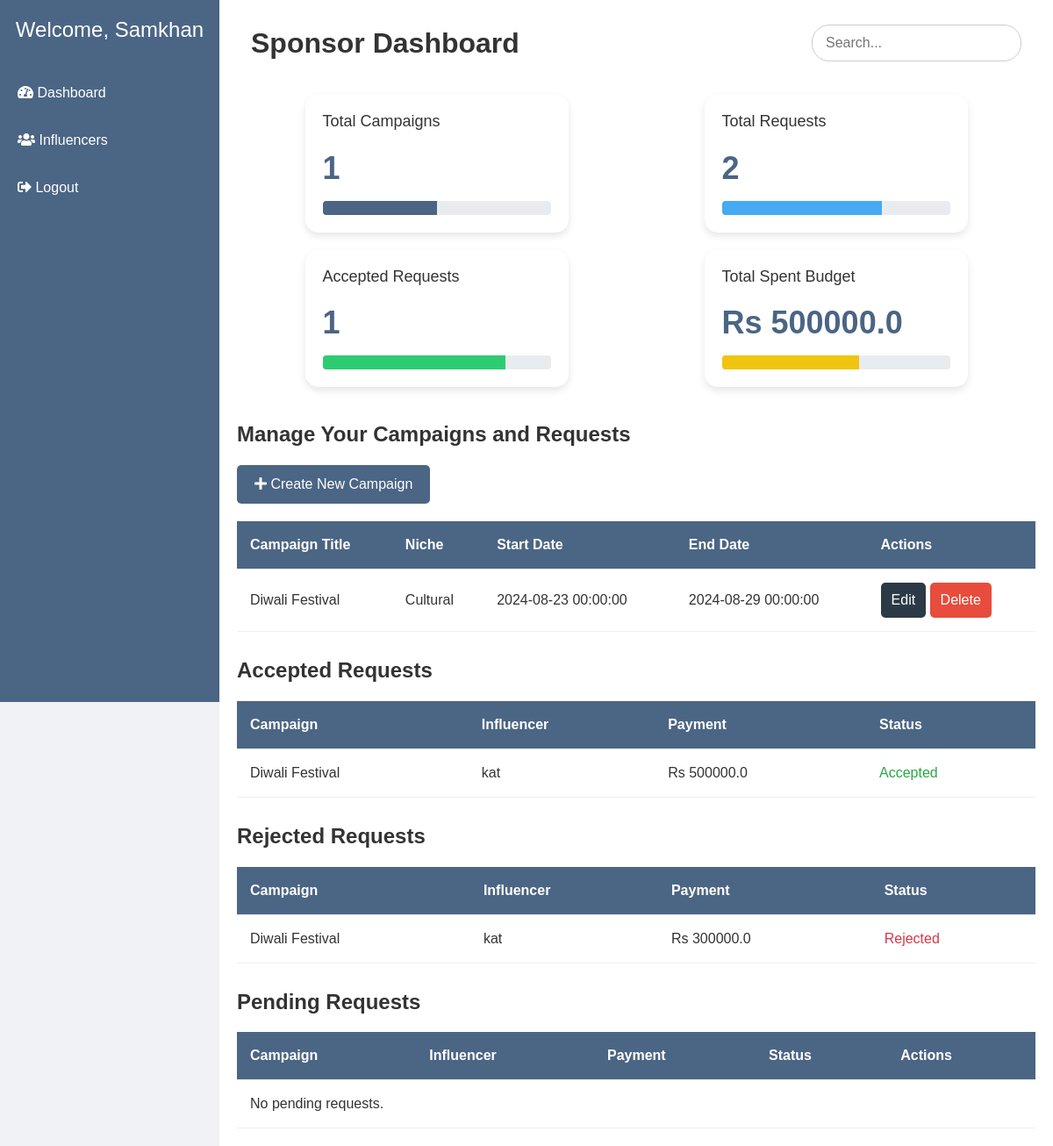
Page /sponsor_dashboard (signed in) on the committed database.
### models.py (models this page shows)
class User(UserMixin, db.Model):
    id = db.Column(db.Integer, primary_key=True)
    username = db.Column(db.String(150), unique=True, nullable=False)
    email = db.Column(db.String(150), unique=True, nullable=False)
    password = db.Column(db.String(150), nullable=False)
    user_type = db.Column(db.String(50), nullable=False)
    campaigns = db.relationship('Campaign', backref='sponsor', lazy=True)
    ad_requests = db.relationship('AdRequest', backref='influencer', lazy=True, foreign_keys='AdRequest.influencer_id')
    influencer_profile = db.relationship('InfluencerProfile', backref='user_profile', overlaps="influencer_profile_data,user", uselist=False)

class Campaign(db.Model):
    id = db.Column(db.Integer, primary_key=True)
    title = db.Column(db.String(150), nullable=False)
    description = db.Column(db.Text, nullable=False)
    niche = db.Column(db.String(100), nullable=False)
    start_date = db.Column(db.DateTime, nullable=False)
    end_date = db.Column(db.DateTime, nullable=False)
    budget = db.Column(db.Float, nullable=False)
    goals = db.Column(db.Text, nullable=False)
    visibility = db.Column(db.String(50), nullable=False)
    sponsor_id = db.Column(db.Integer, db.ForeignKey('user.id'), nullable=False)
    ad_requests = db.relationship('AdRequest', backref='campaign', lazy=True)

class AdRequest(db.Model):
    id = db.Column(db.Integer, primary_key=True)
    requirements = db.Column(db.Text, nullable=False)
    payment_amount = db.Column(db.Float, nullable=False)
    status = db.Column(db.String(50), nullable=False)
    campaign_id = db.Column(db.Integer, db.ForeignKey('campaign.id'), nullable=False)
    influencer_id = db.Column(db.Integer, db.ForeignKey('user.id'), nullable=False)
    description = db.Column(db.Text, nullable=False)
    sponsor_id = db.Column(db.Integer, db.ForeignKey('user.id'), nullable=False)

### app.py (the view)
@app.route('/sponsor_dashboard')
@login_required
def sponsor_dashboard():
    campaigns = Campaign.query.filter_by(sponsor_id=current_user.id).all()
    ad_requests = AdRequest.query.filter_by(sponsor_id=current_user.id).all()
    accepted_requests = [request for request in ad_requests if request.status == 'Accepted']
    total_accepted_requests = db.session.query(func.count(AdRequest.id)).filter_by(sponsor_id=current_user.id, status='Accepted').scalar()
    rejected_requests = [request for request in ad_requests if request.status == 'Rejected']
    pending_requests = [request for request in ad_requests if request.status == 'Pending']
    total_requests = len(ad_requests)
    total_campaigns = len(campaigns)
    total_influencers = len(set(request.influencer_id for request in ad_requests))
    total_spent_budget = sum(request.payment_amount for request in accepted_requests if request.payment_amount)
    return render_template(
        'sponsor_dashboard.html',
        campaigns=campaigns,
        accepted_requests=accepted_requests,
        total_accepted_requests=total_accepted_requests,
        rejected_requests=rejected_requests,
        pending_requests=pending_requests,
        total_campaigns=total_campaigns,
        total_influencers=total_influencers,
        total_spent_budget=total_spent_budget,
        total_requests=total_requests
    )

### app.py (called while the page is built)
@login_manager.user_loader
def load_user(user_id):
    return User.query.get(int(user_id))

### templates/sponsor_dashboard.html (shortened to what this page needs)
<!DOCTYPE html>
<html lang="en">
<head>
    <link rel="stylesheet" href="https://cdnjs.cloudflare.com/ajax/libs/font-awesome/5.15.3/css/all.min.css" />
    <link rel="stylesheet" href="https://stackpath.bootstrapcdn.com/bootstrap/4.5.2/css/bootstrap.min.css">
</head>
<body>
    <div class="sidebar">
        <h4>Welcome, {{ current_user.username }}</h4>
        <a href="{{ url_for('influencer_dashboard') }}"><i class="fas fa-tachometer-alt"></i> Dashboard</a>
        <a href="{{ url_for('influencers_list') }}"><i class="fas fa-users"></i> Influencers</a>
        <a href="{{ url_for('logout') }}"><i class="fas fa-sign-out-alt"></i> Logout</a>
    </div>
    <div class="content">
        <div class="navbar">
            <h2>Sponsor Dashboard</h2>
            <input type="text" placeholder="Search...">
        </div>
        <div class="card-wrapper">
            <div class="card-custom">
                <h5>Total Campaigns</h5>
                <div class="number">{{ total_campaigns }}</div>
                <div class="progress">
                    <div class="progress-bar" style="width: 50%; background-color: #4B6584;"></div>
                </div>
            </div>
            <div class="card-custom">
                <h5>Total Requests</h5>
                <div class="number">{{ total_requests }}</div>
                <div class="progress">
                    <div class="progress-bar" style="width: 70%; background-color: #45aaf2;"></div>
                </div>
            </div>
            <div class="card-custom">
                <h5>Accepted Requests</h5>
                <div class="number">{{ total_accepted_requests }}</div>
                <div class="progress">
                    <div class="progress-bar" style="width: 80%; background-color: #2ecc71;"></div>
                </div>
            </div>
            <div class="card-custom">
                <h5>Total Spent Budget</h5>
                <div class="number">Rs {{ total_spent_budget }}</div>
                <div class="progress">
                    <div class="progress-bar" style="width: 60%; background-color: #f1c40f;"></div>
                </div>
            </div>
        </div>
        <div class="content-section">
            <h3>Manage Your Campaigns and Requests</h3>
            <a href="{{ url_for('create_campaign') }}" class="btn-new-campaign"><i class="fas fa-plus"></i> Create New Campaign</a>
            <table class="table-custom">
                <thead>
                    <tr>
                        <th>Campaign Title</th>
                        <th>Niche</th>
                        <th>Start Date</th>
                        <th>End Date</th>
                        <th>Actions</th>
                    </tr>
                </thead>
                <tbody>
                    {% for campaign in campaigns %}
                    <tr>
                        <td>{{ campaign.title }}</td>
                        <td>{{ campaign.niche }}</td>
                        <td>{{ campaign.start_date }}</td>
                        <td>{{ campaign.end_date }}</td>
                        <td>
                            <button class="btn-edit" onclick="window.location.href='{{ url_for('edit_campaign', campaign_id=campaign.id) }}'">Edit</button>
                            <form action="{{ url_for('delete_campaign', campaign_id=campaign.id) }}" method="POST" style="display:inline;">
                                <button class="btn-delete" type="submit">Delete</button>
                            </form>
                        </td>
                    </tr>
                    {% else %}
                    <tr>
                        <td colspan="5">No campaigns available. Please create a new campaign.</td>
                    </tr>
                    {% endfor %}
                </tbody>
            </table>
        </div>
        <div class="content-section">
            <h3>Accepted Requests</h3>
            <table class="table-custom">
                <thead>
                    <tr>
                        <th>Campaign</th>
                        <th>Influencer</th>
                        <th>Payment</th>
                        <th>Status</th>
                    </tr>
                </thead>
                <tbody>
                    {% for request in accepted_requests %}
                    <tr>
                        <td>{{ request.campaign.title }}</td>
                        <td>{{ request.influencer.username }}</td>
                        <td>Rs {{ request.payment_amount }}</td>
                        <td><span class="text-success">Accepted</span></td>
                    </tr>
                    {% else %}
                    <tr>
                        <td colspan="5">No accepted requests.</td>
                    </tr>
                    {% endfor %}
                </tbody>
            </table>
        </div>
        <div class="content-section">
            <h3>Rejected Requests</h3>
            <table class="table-custom">
                <thead>
                    <tr>
                        <th>Campaign</th>
                        <th>Influencer</th>
                        <th>Payment</th>
                        <th>Status</th>
                    </tr>
                </thead>
                <tbody>
                    {% for request in rejected_requests %}
                    <tr>
                        <td>{{ request.campaign.title }}</td>
                        <td>{{ request.influencer.username }}</td>
                        <td>Rs {{ request.payment_amount }}</td>
                        <td><span class="text-danger">Rejected</span></td>
                    </tr>
                    {% else %}
                    <tr>
                        <td colspan="5">No rejected requests.</td>
                    </tr>
                    {% endfor %}
                </tbody>
            </table>
        </div>
        <div class="content-section">
            <h3>Pending Requests</h3>
            <table class="table-custom">
                <thead>
                    <tr>
                        <th>Campaign</th>
                        <th>Influencer</th>
                        <th>Payment</th>
                        <th>Status</th>
                        <th>Actions</th>
                    </tr>
                </thead>
                <tbody>
                    {% for request in pending_requests %}
                    <tr>
                        <td>{{ request.campaign.title }}</td>
                        <td>{{ request.influencer.username }}</td>
                        <td>Rs {{ request.payment_amount }}</td>
                        <td><span class="text-info">Pending</span></td>
                        <td class="request-buttons">
                            <form action="{{ url_for('accept_request', request_id=request.id) }}" method="POST" style="display:inline;">
                                <button class="btn-accept" type="submit">Accept</button>
                            </form>
                            <form action="{{ url_for('reject_request', request_id=request.id) }}" method="POST" style="display:inline;">
                                <button class="btn-reject" type="submit">Reject</button>
                            </form>
                        </td>
                    </tr>
                    {% else %}
                    <tr>
                        <td colspan="6">No pending requests.</td>
                    </tr>
                    {% endfor %}
                </tbody>
            </table>
        </div>
    </div>
</body>
</html>

### templates/sponsor_dashboard.html (style rules this page uses)
body { font-family: 'Arial', sans-serif; background-color: #f0f2f5; color: #333; margin: 0; padding: 0; }
.sidebar { width: 250px; height: 100vh; position: fixed; background-color: #4B6584; padding-top: 20px; color: white; }
.sidebar h4 { text-align: center; margin-bottom: 30px; }
.sidebar a { display: block; padding: 15px 20px; color: white; text-decoration: none; font-size: 16px; transition: background-color 0.3s; }
.content { margin-left: 250px; padding: 20px; background-color: #fff; min-height: 100vh; }
.content .navbar { display: flex; justify-content: space-between; align-items: center; margin-bottom: 20px; }
.content .navbar h2 { margin: 0; font-weight: bold; }
.content .navbar input { padding: 8px 15px; border-radius: 20px; border: 1px solid #ccc; }
.card-wrapper { display: flex; justify-content: space-around; flex-wrap: wrap; }
.card-custom { background-color: #fff; border-radius: 15px; box-shadow: 0 4px 8px rgba(0, 0, 0, 0.1); padding: 20px; margin: 10px; width: 300px; transition: transform 0.3s; }
.card-custom h5 { font-size: 18px; margin-bottom: 15px; }
.card-custom .number { font-size: 36px; font-weight: bold; color: #4B6584; }
.card-custom .progress { margin-top: 10px; }
.content-section { margin-top: 30px; }
.content-section h3 { font-size: 24px; margin-bottom: 20px; font-weight: bold; }
.btn-new-campaign { display: inline-block; background-color: #4B6584; color: white; padding: 10px 20px; border-radius: 5px; text-decoration: none; margin-bottom: 20px; transition: background-color 0.3s; }
.table-custom { width: 100%; border-collapse: collapse; }
.table-custom th, .table-custom td { padding: 15px; border-bottom: 1px solid #eee; }
.table-custom th { background-color: #4B6584; color: white; }
.table-custom button { padding: 8px 12px; border: none; border-radius: 5px; cursor: pointer; }
.table-custom .btn-edit { background-color: #2C3A47; color: white; }
.table-custom .btn-delete { background-color: #E74C3C; color: white; }

### rows in the picture
User: username "Samkhan"
Campaign: title "Diwali Festival", niche "Cultural", start_date "2024-08-23 00:00:00", end_date "2024-08-29 00:00:00"
AdRequest: campaign "Diwali Festival", influencer.username "kat", payment_amount "500000.0"
AdRequest: campaign "Diwali Festival", influencer.username "kat", payment_amount "300000.0"

### other values in the picture
{{ total_campaigns }} "1"
{{ total_requests }} "2"
{{ total_accepted_requests }} "1"
{{ total_spent_budget }} "500000.0"
